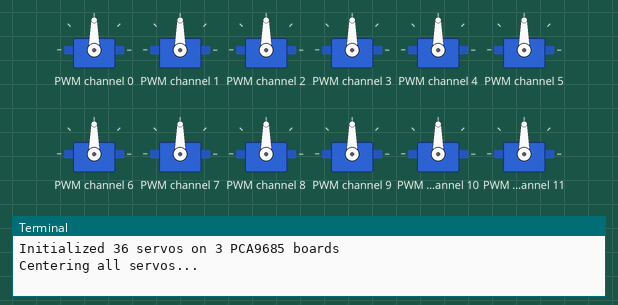
Simulated run of this program. Board: Raspberry Pi (BCM pin numbers). Parts: 12 × servo, the last lines printed to the terminal. At 3.8 s the program stops and its outputs stay as they are.

Above: at 0.1 s.
At 2.85 s:
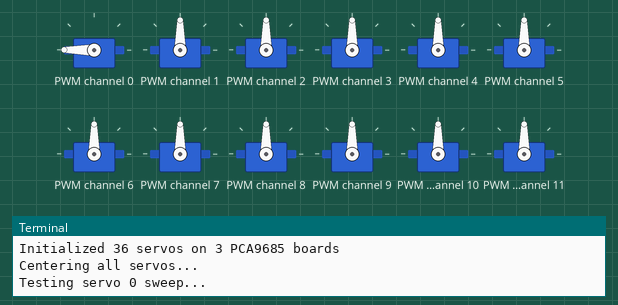
Timing chart, 0 to 5.3 s (numbered marks = the images above):
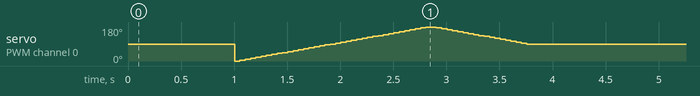

The program:

servo_controller.py
```python
#!/usr/bin/env python3
"""
Servo Controller for 36 servos via 3x PCA9685 boards
Raspberry Pi 5 with I2C

Hardware setup:
- PCA9685 #1: I2C address 0x40 (default) - Servos 0-15
- PCA9685 #2: I2C address 0x41 (A0 bridged) - Servos 16-31
- PCA9685 #3: I2C address 0x42 (A1 bridged) - Servos 32-47 (using 32-35)

Wiring:
- Pi SDA (GPIO 2) --> All PCA9685 SDA pins (daisy-chained)
- Pi SCL (GPIO 3) --> All PCA9685 SCL pins (daisy-chained)
- Pi 3.3V --> All PCA9685 VCC pins
- Pi GND --> All PCA9685 GND pins
- External 5-6V PSU --> All PCA9685 V+ terminals (servo power)
- External PSU GND --> All PCA9685 GND (common ground!)
"""

import time
from adafruit_servokit import ServoKit

# Calibration constants (override at call-site if needed)
HOME_ANGLE  = 0      # degrees — physical rest/home position
MIN_ANGLE   = 0      # hard lower bound for all servos
MAX_ANGLE   = 180    # hard upper bound for all servos
CALIB_STEP  = 3      # degrees per step during homing sweep
CALIB_DELAY = 0.02   # seconds between steps (smooth, not violent)
SETTLE_TIME = 0.5    # seconds to wait after all servos reach home


class MultiServoController:
    def __init__(self, num_servos=36):
        self.num_servos = num_servos

        # Initialize 3 PCA9685 boards at different I2C addresses
        self.boards = [
            ServoKit(channels=16, address=0x40),  # Servos 0-15
            ServoKit(channels=16, address=0x41),  # Servos 16-31
            ServoKit(channels=16, address=0x42),  # Servos 32-47
        ]

        # Set PWM frequency (50Hz is standard for servos)
        for board in self.boards:
            board.frequency = 50

        # Default pulse width range (adjust per servo specs)
        # Common values: 500-2500us or 1000-2000us
        self.set_pulse_range_all(500, 2500)

        # Software-tracked positions. None = unknown (not yet calibrated).
        # Populated by calibrate(); required before move_by() can be called.
        self._current_positions: dict[int, float] = {i: None for i in range(self.num_servos)}

        print(f"Initialized {num_servos} servos on {len(self.boards)} PCA9685 boards")

    def _get_board_and_channel(self, servo_id):
        """Convert global servo ID (0-35) to board index and channel."""
        if servo_id < 0 or servo_id >= self.num_servos:
            raise ValueError(f"Servo ID must be 0-{self.num_servos - 1}")
        board_idx = servo_id // 16
        channel = servo_id % 16
        return board_idx, channel

    def set_pulse_range(self, servo_id, min_pulse=500, max_pulse=2500):
        """Set pulse width range for a specific servo."""
        board_idx, channel = self._get_board_and_channel(servo_id)
        self.boards[board_idx].servo[channel].set_pulse_width_range(min_pulse, max_pulse)

    def set_pulse_range_all(self, min_pulse=500, max_pulse=2500):
        """Set pulse width range for all servos."""
        for i in range(self.num_servos):
            self.set_pulse_range(i, min_pulse, max_pulse)

    def set_angle(self, servo_id, angle):
        """Set a single servo to a specific angle (0-180)."""
        board_idx, channel = self._get_board_and_channel(servo_id)
        angle = max(0, min(180, angle))  # Clamp to valid range
        self.boards[board_idx].servo[channel].angle = angle

    def set_angles(self, angles_dict):
        """
        Set multiple servos at once.
        angles_dict: {servo_id: angle, ...}
        """
        for servo_id, angle in angles_dict.items():
            self.set_angle(servo_id, angle)

    def set_all(self, angle):
        """Set all servos to the same angle."""
        for i in range(self.num_servos):
            self.set_angle(i, angle)

    def get_angle(self, servo_id):
        """Get current angle of a servo."""
        board_idx, channel = self._get_board_and_channel(servo_id)
        return self.boards[board_idx].servo[channel].angle

    def center_all(self):
        """Center all servos to 90 degrees."""
        self.set_all(90)

    def release(self, servo_id):
        """Release a servo (stop sending PWM signal)."""
        board_idx, channel = self._get_board_and_channel(servo_id)
        self.boards[board_idx].servo[channel].angle = None

    def release_all(self):
        """Release all servos."""
        for i in range(self.num_servos):
            self.release(i)

    def sweep(self, servo_id, start=0, end=180, step=5, delay=0.05):
        """Sweep a servo from start to end angle."""
        if start < end:
            angles = range(start, end + 1, step)
        else:
            angles = range(start, end - 1, -step)

        for angle in angles:
            self.set_angle(servo_id, angle)
            time.sleep(delay)

    def calibrate(
        self,
        home_angle: float = HOME_ANGLE,
        step: float = CALIB_STEP,
        delay: float = CALIB_DELAY,
        settle_time: float = SETTLE_TIME,
    ) -> None:
        """
        Home all servos to home_angle by sweeping from the opposite extreme.

        Sweeping from the far end guarantees every servo physically reaches
        home_angle regardless of its unknown starting position.
        Blocks until complete, then sets _current_positions for all servos.
        """
        print(f"[Calibrate] Homing {self.num_servos} servos to {home_angle}°...")

        # Sweep from the opposite extreme toward home_angle
        if home_angle <= 90:
            start_angle = MAX_ANGLE
            step_signed = -abs(int(step))
            stop = int(home_angle) - 1   # inclusive endpoint for range
        else:
            start_angle = MIN_ANGLE
            step_signed = abs(int(step))
            stop = int(home_angle) + 1

        for angle in range(int(start_angle), stop, step_signed):
            for sid in range(self.num_servos):
                self.set_angle(sid, angle)
            time.sleep(delay)

        # Final precise set to exact home_angle
        for sid in range(self.num_servos):
            self.set_angle(sid, home_angle)
        time.sleep(settle_time)

        for sid in range(self.num_servos):
            self._current_positions[sid] = float(home_angle)

        print(f"[Calibrate] Done. All {self.num_servos} servos at {home_angle}°.")

    def move_by(self, servo_id: int, delta: float) -> float:
        """
        Move servo_id by delta degrees relative to its tracked position.

        Raises RuntimeError if calibrate() has not been called yet.
        Returns the new absolute angle (clamped to [MIN_ANGLE, MAX_ANGLE]).
        """
        current = self._current_positions.get(servo_id)
        if current is None:
            raise RuntimeError(
                f"Servo {servo_id} has no known position. Run calibrate() first."
            )
        new_angle = max(MIN_ANGLE, min(MAX_ANGLE, current + delta))
        self.set_angle(servo_id, new_angle)
        self._current_positions[servo_id] = new_angle
        return new_angle

    def move_all_by(self, deltas: dict) -> dict:
        """
        Move multiple servos by their respective deltas.

        deltas: {servo_id: delta_degrees, ...}
        Returns {servo_id: new_absolute_angle, ...}.
        """
        new_positions = {}
        for servo_id, delta in deltas.items():
            new_positions[int(servo_id)] = self.move_by(int(servo_id), float(delta))
        return new_positions

    def get_positions(self) -> dict:
        """Return a copy of the current tracked positions for all servos."""
        return dict(self._current_positions)


# Quick test
if __name__ == "__main__":
    controller = MultiServoController(num_servos=36)

    print("Centering all servos...")
    controller.center_all()
    time.sleep(1)

    print("Testing servo 0 sweep...")
    controller.sweep(0, 0, 180)
    controller.sweep(0, 180, 90)

    print("Done. Releasing all servos.")
    controller.release_all()
```
